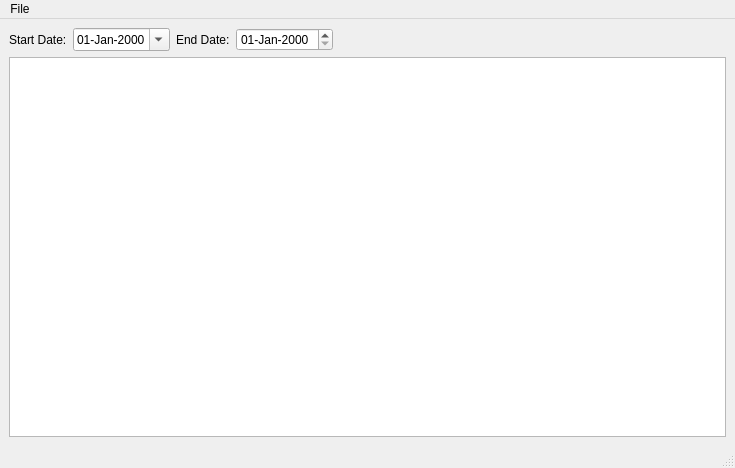
<?xml version="1.0" encoding="UTF-8"?>
<ui version="4.0">
 <class>WasteTabular</class>
 <widget class="QMainWindow" name="WasteTabular">
  <property name="geometry">
   <rect>
    <x>0</x>
    <y>0</y>
    <width>735</width>
    <height>468</height>
   </rect>
  </property>
  <property name="windowTitle">
   <string>Daily Waste</string>
  </property>
  <property name="windowIcon">
   <iconset resource="../../universal/ManhattanStyle/fancyactionbar.qrc">
    <normaloff>:/fancyactionbar/images/mode_Edit.png</normaloff>:/fancyactionbar/images/mode_Edit.png</iconset>
  </property>
  <widget class="QWidget" name="centralwidget">
   <layout class="QVBoxLayout" name="verticalLayout">
    <item>
     <layout class="QHBoxLayout" name="horizontalLayout">
      <item>
       <widget class="QLabel" name="label">
        <property name="text">
         <string>Start Date:</string>
        </property>
       </widget>
      </item>
      <item>
       <widget class="QDateEdit" name="dtpStart">
        <property name="displayFormat">
         <string>dd-MMM-yyyy</string>
        </property>
        <property name="calendarPopup">
         <bool>true</bool>
        </property>
       </widget>
      </item>
      <item>
       <widget class="QLabel" name="label_2">
        <property name="text">
         <string>End Date:</string>
        </property>
       </widget>
      </item>
      <item>
       <widget class="QDateEdit" name="dtpEnd">
        <property name="displayFormat">
         <string>dd-MMM-yyyy</string>
        </property>
        <property name="calendarPopup">
         <bool>false</bool>
        </property>
       </widget>
      </item>
      <item>
       <spacer name="horizontalSpacer">
        <property name="orientation">
         <enum>Qt::Horizontal</enum>
        </property>
        <property name="sizeHint" stdset="0">
         <size>
          <width>40</width>
          <height>20</height>
         </size>
        </property>
       </spacer>
      </item>
     </layout>
    </item>
    <item>
     <widget class="CustomQueryView" name="trvWaste"/>
    </item>
   </layout>
  </widget>
  <widget class="QMenuBar" name="menubar">
   <property name="geometry">
    <rect>
     <x>0</x>
     <y>0</y>
     <width>735</width>
     <height>21</height>
    </rect>
   </property>
   <widget class="QMenu" name="menuFile">
    <property name="title">
     <string>File</string>
    </property>
    <addaction name="action_New_Entry"/>
    <addaction name="actionPrint_Preview"/>
    <addaction name="actionPrint"/>
   </widget>
   <addaction name="menuFile"/>
  </widget>
  <widget class="QStatusBar" name="statusbar"/>
  <action name="action_New_Entry">
   <property name="text">
    <string>&amp;New Entry</string>
   </property>
  </action>
  <action name="actionPrint_Preview">
   <property name="text">
    <string>Print Preview</string>
   </property>
  </action>
  <action name="actionPrint">
   <property name="text">
    <string>Print</string>
   </property>
  </action>
 </widget>
 <customwidgets>
  <customwidget>
   <class>CustomQueryView</class>
   <extends>QTreeView</extends>
   <header>customqueryview.h</header>
  </customwidget>
 </customwidgets>
 <resources>
  <include location="../../universal/ManhattanStyle/fancyactionbar.qrc"/>
 </resources>
 <connections/>
</ui>
